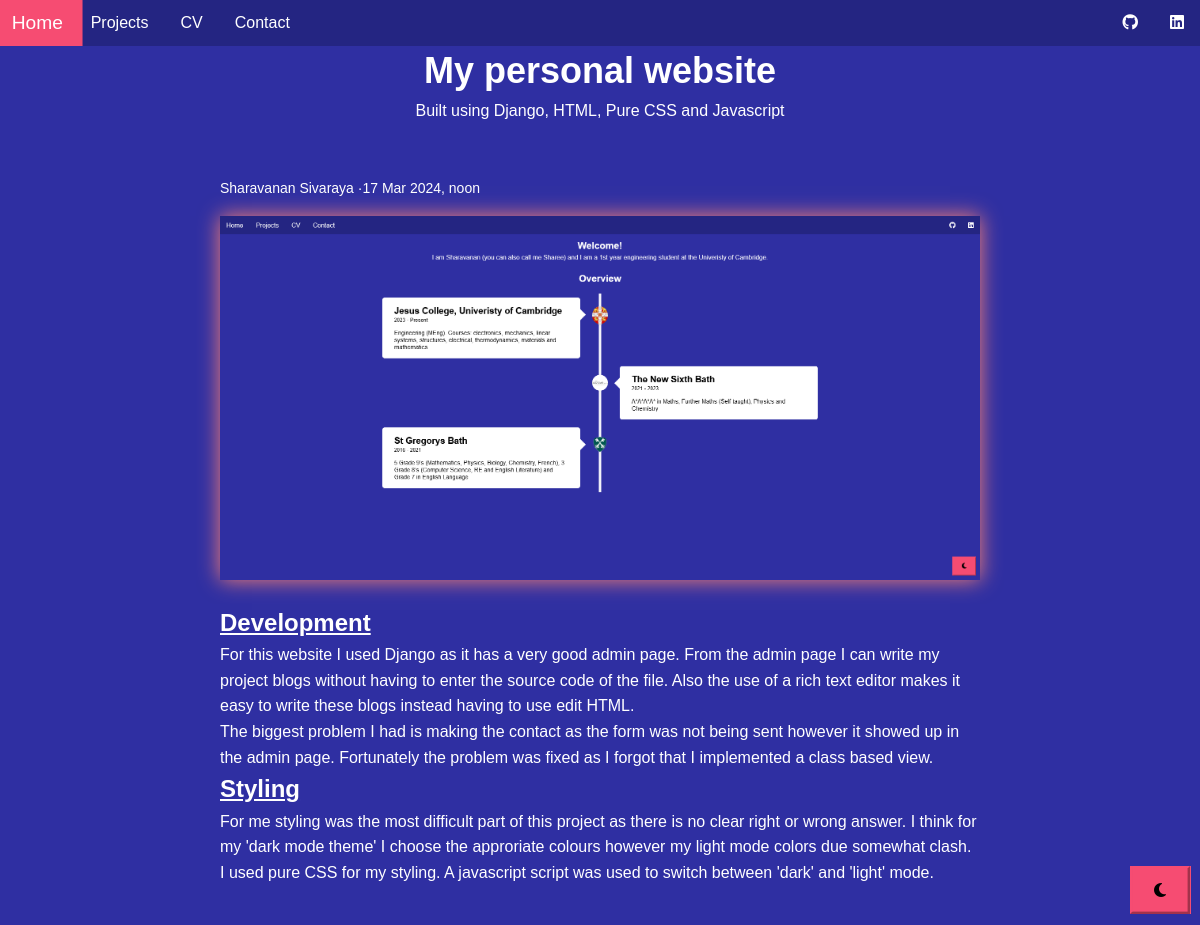
Page /projects/my-personal-website on the committed database.
### main/models.py (models this page shows, shortened)
class Project(models.Model):
    class Meta:
        verbose_name_plural = 'Project Profiles'
        verbose_name = 'Project'
        ordering = ["name"]
    date = models.DateTimeField(blank=True, null=True)
    name = models.CharField(max_length=200, blank=True, null=True)
    description = models.CharField(max_length=500, blank=True, null=True)
    body = RichTextField(blank=True, null=True)
    image = models.ImageField(blank=True, null=True, upload_to="project/")
    slug = models.SlugField(null=True, blank=True)
    is_active = models.BooleanField(default=True)

### main/views.py (the view)
# urls.py: path('projects/<slug:slug>', views.ProjectDetailView.as_view(), name="project"),
class ProjectDetailView(generic.DetailView):
	model = Project
	template_name = "main/project-detail.html"

### main/templates/main/project-detail.html
{% extends 'main/base.html' %}
{% load static %}
{% block content %}
<main class="project-detail">
    <div class="article-title">
        <h1>{{object.name}}</h1>
        <p>{{object.description}}</p>
    </div>
    <article>
        <div class="author-info">
            <p>Sharavanan Sivaraya · </p>
            <p>{{object.date}}</p>
        </div>
        <img src="{{object.image.url}}" alt="Thumbnail" class="article-img">
        <div class="article-body">
            {{object.body|safe}}
        </div>
    </article>
</main>
{% endblock %}

### main/templates/main/base.html (shortened to what this page needs)
{% load static %}
<!DOCTYPE html>
<html lang="en">
  <head>
    <link rel="stylesheet" href="{% static 'css/styles.css' %}">
    <link rel="stylesheet" href="https://cdnjs.cloudflare.com/ajax/libs/font-awesome/6.5.1/css/all.min.css">
  </head>
  <body>
    {% include 'main/partials/nav.html' %}
    {% block content %}
    {% endblock %}
    <button id="theme-btn" class="theme-btn" onclick="toggleTheme()"></button>
  </body>
</html>

### main/templates/main/partials/nav.html
{% load static %}
<header>
    <nav id="navbar">
    <ul>
        <li><a href="{%url 'main:home'%}">Home</a></li>
        <li><a href="{%url 'main:projects'%}">Projects</a></li>
        <li><a href="https://drive.google.com/file/d/1hqa-BbBxqfVwSzR2Z7Qwxpdiub8BQfd8/view" target="_blank">CV</a></li>
        <li><a href="{%url 'main:contact'%}">Contact</a></li>
        <li><a class="rh-side" href="https://www.linkedin.com/in/sharavanansivaraya/" target="_blank"><i class="fa-brands fa-linkedin"></i></a></li>
        <li><a class="rh-side" target="_blank" href="https://github.com/ShareeSiv"><i class="fa-brands fa-github"></i></a></li>
    </ul>
    </nav>
</header>

### static/css/styles.css (style rules this page uses)
:root { --text-color: #fff; --background-color: #2F2FA2 ; --nav-color: #242582; --hover-color: #F64C72; --article-box-color: #FA8072; }
* { font-family: Helvetica, sans-serif; margin:0; padding: 0; box-sizing: border-box; }
body { display: flex; flex-direction: column; min-height: 100vh; background-color: var(--background-color); }
main { flex: 1; padding-top: 60px; }
header { position: fixed; width: 100%; top:0; left:0; overflow: hidden; background-color: var(--nav-color); color: white; z-index: 999; }
#navbar ul { list-style-type: none; margin:0; padding:0; }
#navbar a { text-decoration: none; color: inherit; display: block; float: left; padding: 14px 16px; }
#navbar a.rh-side { float: right; }
.theme-btn { position: fixed; right: 15px; bottom: 15px; float :right; background-color:var(--hover-color); border-color: var(--hover-color); transform: scale(1.2); }
.theme-btn { width: 50px; height: 40px; }
.article-title { text-align: center; margin-bottom: 40px; }
.article-title h1 { font-size: 36px; margin-bottom: 10px; margin-top: 30px; }
.author-info { display: flex; align-items: center; margin-bottom: 20px; }
.author-info p { margin: 0; font-size: 14px; }
.article-img { max-width: 100%; height: auto; margin-bottom: 20px; box-shadow: 0 0 20px rgba(250, 128, 114, 1); }
.article-body { line-height: 1.6; }
.project-detail { font-family: Arial, sans-serif; margin: 0; padding: 20px; color: var(--text-color); }
article { max-width: 800px; margin: 0 auto; padding: 20px; }

### rows in the picture
Project: name "My personal website", description "Built using Django, HTML, Pure CSS and Javascript", date "17 Mar 2024, noon", image (picture), body "Development For this website I used Django as it has a very good admin page. From the admin page I can write my project blogs without having to enter the source code of the file. Also the use of a rich text editor makes it easy to write these blogs instead having to use edit HTML. The biggest problem I had is making the contact as the form was not being sent however it showed up in the admin page. Fortunately the problem was fixed as I forgot that I implemented a class based view. Styling For me styling was the most difficult part of this project as there is no clear right or wrong answer. I think for my 'dark mode theme' I choose the approriate colours however my light mode colors due…"
